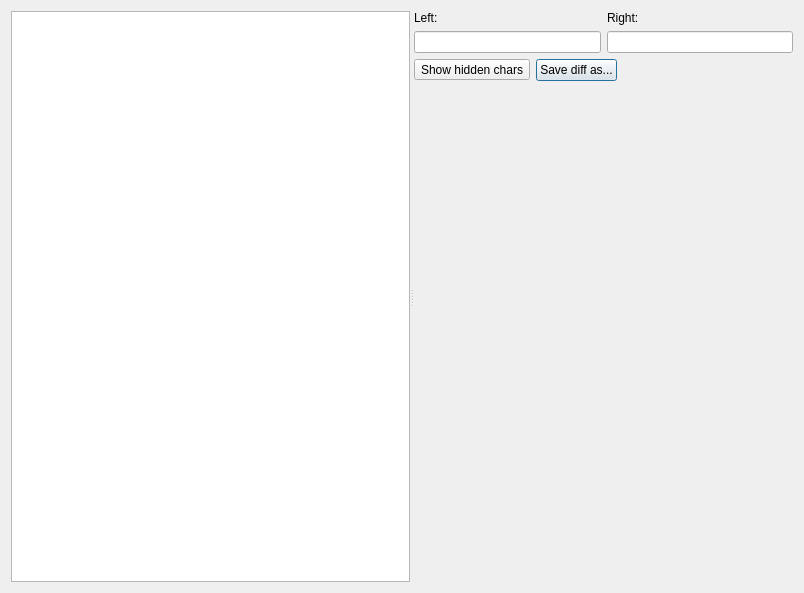
<?xml version="1.0" encoding="UTF-8"?>
<ui version="4.0">
 <class>DiffDialog</class>
 <widget class="QDialog" name="DiffDialog">
  <property name="geometry">
   <rect>
    <x>0</x>
    <y>0</y>
    <width>804</width>
    <height>593</height>
   </rect>
  </property>
  <property name="windowTitle">
   <string>Diff view</string>
  </property>
  <layout class="QVBoxLayout" name="verticalLayout_2">
   <item>
    <widget class="QSplitter" name="splitter">
     <property name="orientation">
      <enum>Qt::Horizontal</enum>
     </property>
     <widget class="QTreeView" name="treeView"/>
     <widget class="QWidget" name="layoutWidget">
      <layout class="QVBoxLayout" name="verticalLayout">
       <item>
        <layout class="QGridLayout" name="gridLayout">
         <item row="0" column="0">
          <widget class="QLabel" name="label">
           <property name="sizePolicy">
            <sizepolicy hsizetype="Preferred" vsizetype="Maximum">
             <horstretch>0</horstretch>
             <verstretch>0</verstretch>
            </sizepolicy>
           </property>
           <property name="text">
            <string>Left:</string>
           </property>
          </widget>
         </item>
         <item row="0" column="1">
          <widget class="QLabel" name="label_2">
           <property name="sizePolicy">
            <sizepolicy hsizetype="Preferred" vsizetype="Maximum">
             <horstretch>0</horstretch>
             <verstretch>0</verstretch>
            </sizepolicy>
           </property>
           <property name="text">
            <string>Right:</string>
           </property>
          </widget>
         </item>
         <item row="1" column="0">
          <widget class="QLineEdit" name="lineEditOldFileName">
           <property name="readOnly">
            <bool>true</bool>
           </property>
          </widget>
         </item>
         <item row="1" column="1">
          <widget class="QLineEdit" name="lineEditNewFileName">
           <property name="readOnly">
            <bool>true</bool>
           </property>
          </widget>
         </item>
        </layout>
       </item>
       <item>
        <layout class="QHBoxLayout" name="horizontalLayout">
         <item>
          <widget class="QToolButton" name="toolButtonShowHiddenChars">
           <property name="text">
            <string>Show hidden chars</string>
           </property>
           <property name="checkable">
            <bool>true</bool>
           </property>
          </widget>
         </item>
         <item>
          <widget class="QPushButton" name="pushButtonSaveAs">
           <property name="text">
            <string>Save diff as...</string>
           </property>
          </widget>
         </item>
         <item>
          <spacer name="horizontalSpacer">
           <property name="orientation">
            <enum>Qt::Horizontal</enum>
           </property>
           <property name="sizeHint" stdset="0">
            <size>
             <width>40</width>
             <height>20</height>
            </size>
           </property>
          </spacer>
         </item>
        </layout>
       </item>
       <item>
        <widget class="DiffWidget" name="diffWidget" native="true"/>
       </item>
      </layout>
     </widget>
    </widget>
   </item>
  </layout>
 </widget>
 <customwidgets>
  <customwidget>
   <class>DiffWidget</class>
   <extends>QWidget</extends>
   <header>widgets/diffwidget.h</header>
   <container>1</container>
  </customwidget>
 </customwidgets>
 <resources/>
 <connections/>
</ui>
